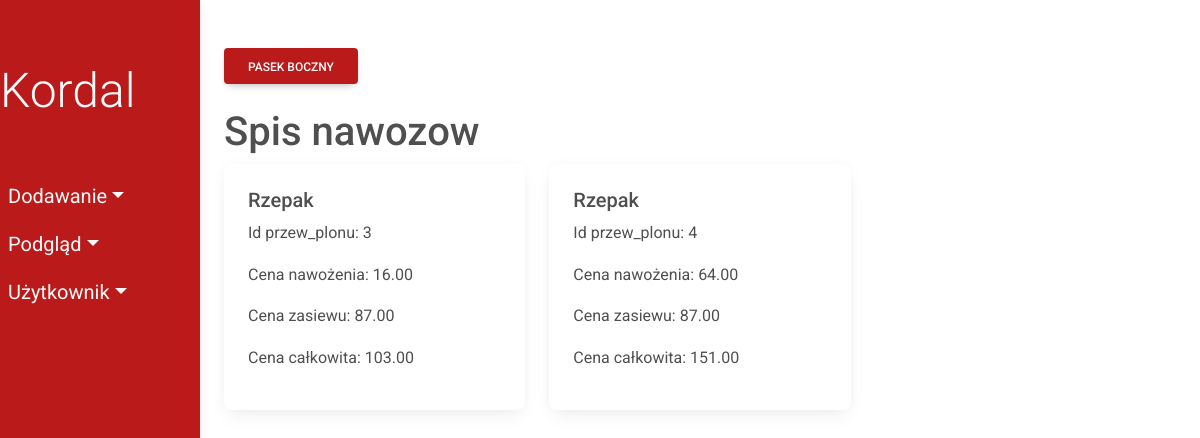
The page /costs/ (signed in) on the database its author committed.
### fields/models.py (models this page shows)
class PredictedCrop(models.Model):
    predicted_crop_name = models.CharField(max_length=50)
    plant = models.ForeignKey(Plant, on_delete=models.CASCADE)
    crop_mass = models.DecimalField(max_digits=10, decimal_places=2)
    class_field = models.ForeignKey(
        ClassField, on_delete=models.CASCADE, db_column='class_id')
    class Meta:
        db_table = 'PredictedCrop'
    def __str__(self):
        return self.predicted_crop_name

class Plant(models.Model):
    plant_name = models.CharField(max_length=50)
    seed_price = models.DecimalField(max_digits=10, decimal_places=2)
    class Meta:
        db_table = 'Plant'
    def __str__(self):
        return self.plant_name

### fields/views/viewsCosts.py (the view)
# urls.py: 2. Add a URL to urlpatterns:  path('', views.home, name='home')
def home(request):
    all_predicted_crops = []
    all_predicted_crops = PredictedCrop.objects.all()
    prediction_and_cost = []
    for predicted_crop in all_predicted_crops:
        cost_fert = cost_of_fertilization(predicted_crop.id)
        cost_seed = cost_of_seed(predicted_crop.plant)
        cost_sum = cost_fert + cost_seed
        prediction_and_cost.append(
            (predicted_crop, cost_fert, cost_seed, cost_sum))
    print(prediction_and_cost)
    return render(request, 'fields/show/viewsCosts.html', {'all_prediction_and_cost': prediction_and_cost})

### fields/views/getElements.py (called while the page is built)
def get_fertilizer_price(fertilizer_id):
    try:
        fertilizer = Fertilizer.objects.get(id=fertilizer_id)
        fert_price = fertilizer.price
        return fert_price
    except Fertilizer.DoesNotExist:
        pass

### fields/views/viewsCosts.py (called while the page is built)
def cost_of_fertilization(pred_crop_id):
    all_fert_plans = FertilizationPlan.objects.filter(
        predicted_crop_id=pred_crop_id)
    cost = 0
    for f in all_fert_plans:
        cost += get_fertilizer_price(f.fertilizer_id) * f.fertilizer_mass #from getElements
    return cost

def cost_of_seed(plant_n):
    cost = 0
    try:
        plant = Plant.objects.get(plant_name=plant_n)
        plant_price = plant.seed_price
        return plant_price
    except Plant.DoesNotExist:
        pass

### fields/templates/fields/show/viewsCosts.html
{% extends 'fields/index.html' %}
  {% block content %}
  <h1>Spis nawozow</h1>
  <div class="row">
    {% for prediction_and_cost, fert_value, seed_value, cost_sum in all_prediction_and_cost %}
    <div class="col-sm-4">
      <div class="card">
        <div class="card-body">
          <h5 class="card-title">{{ prediction_and_cost.plant}}</h5>
          <p>Id przew_plonu: {{prediction_and_cost.id}}</p>
          <p>Cena nawożenia: {{fert_value|floatformat:2}}</p>
          <p>Cena zasiewu: {{seed_value|floatformat:2}}</p>
          <p>Cena całkowita: {{cost_sum|floatformat:2}}</p>
         </div>
      </div>
    </div>
    {% endfor %}
  </div>
  {% endblock %}

### fields/static/css/style.css (style rules this page uses)
* { margin: 0; padding: 0; box-sizing: border-box; }
:root { --nav-bg: #bb1a1a; --dropdown-bg: #cc2b2b }
body { min-height: 100vh; background-color: #fff; }

### rows shown on the page
PredictedCrop: plant "Rzepak", id "3", fert_value "16.00", seed_price "87.00", cost_sum "103.00"
PredictedCrop: plant "Rzepak", id "4", fert_value "64.00", seed_price "87.00", cost_sum "151.00"
